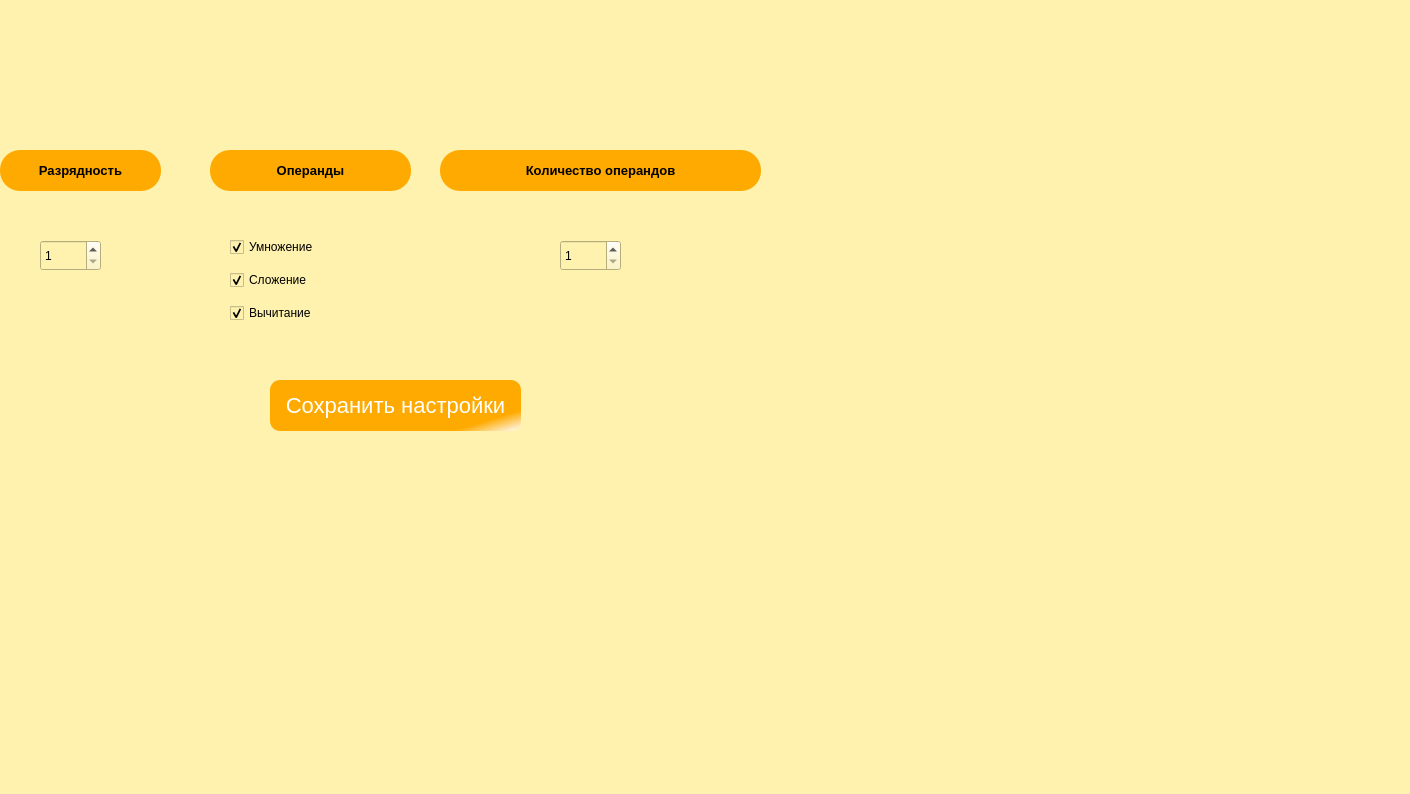
<?xml version="1.0" encoding="UTF-8"?>
<ui version="4.0">
 <class>SettingsWindow</class>
 <widget class="QMainWindow" name="SettingsWindow">
  <property name="geometry">
   <rect>
    <x>0</x>
    <y>0</y>
    <width>1410</width>
    <height>794</height>
   </rect>
  </property>
  <property name="windowTitle">
   <string>MainWindow</string>
  </property>
  <property name="styleSheet">
   <string notr="true">background-color: rgb(255, 242, 175);</string>
  </property>
  <widget class="QWidget" name="centralwidget">
   <widget class="QPushButton" name="saveSettingsButton">
    <property name="geometry">
     <rect>
      <x>270</x>
      <y>380</y>
      <width>251</width>
      <height>51</height>
     </rect>
    </property>
    <property name="styleSheet">
     <string notr="true">QPushButton {
	background-color: qlineargradient(spread:pad, x1:0.812, y1:0.875, x2:1, y2:1, stop:0 rgba(255, 170, 0, 255), stop:1 rgba(255, 255, 255, 255));
	font-size: 22px;
	color: white;
	border-radius: 10px;
}</string>
    </property>
    <property name="text">
     <string>Сохранить настройки</string>
    </property>
   </widget>
   <widget class="QSpinBox" name="bitsBox">
    <property name="geometry">
     <rect>
      <x>40</x>
      <y>240</y>
      <width>61</width>
      <height>31</height>
     </rect>
    </property>
    <property name="minimum">
     <number>1</number>
    </property>
    <property name="maximum">
     <number>5</number>
    </property>
   </widget>
   <widget class="QSpinBox" name="operandsCountBox">
    <property name="geometry">
     <rect>
      <x>560</x>
      <y>240</y>
      <width>61</width>
      <height>31</height>
     </rect>
    </property>
    <property name="minimum">
     <number>1</number>
    </property>
    <property name="maximum">
     <number>10</number>
    </property>
   </widget>
   <widget class="QLabel" name="label">
    <property name="geometry">
     <rect>
      <x>0</x>
      <y>150</y>
      <width>161</width>
      <height>41</height>
     </rect>
    </property>
    <property name="font">
     <font>
      <pointsize>10</pointsize>
      <bold>true</bold>
     </font>
    </property>
    <property name="styleSheet">
     <string notr="true">background-color: rgb(255, 170, 0);
border-radius: 20px;
color: black;
fontsize: 22px;</string>
    </property>
    <property name="text">
     <string>Разрядность</string>
    </property>
    <property name="alignment">
     <set>Qt::AlignCenter</set>
    </property>
   </widget>
   <widget class="QLabel" name="label_2">
    <property name="geometry">
     <rect>
      <x>210</x>
      <y>150</y>
      <width>201</width>
      <height>41</height>
     </rect>
    </property>
    <property name="font">
     <font>
      <pointsize>10</pointsize>
      <bold>true</bold>
     </font>
    </property>
    <property name="styleSheet">
     <string notr="true">background-color: rgb(255, 170, 0);
border-radius: 20px;
color: black;
fontsize: 22px;</string>
    </property>
    <property name="text">
     <string>Операнды</string>
    </property>
    <property name="alignment">
     <set>Qt::AlignCenter</set>
    </property>
   </widget>
   <widget class="QLabel" name="label_3">
    <property name="geometry">
     <rect>
      <x>440</x>
      <y>150</y>
      <width>321</width>
      <height>41</height>
     </rect>
    </property>
    <property name="font">
     <font>
      <pointsize>10</pointsize>
      <bold>true</bold>
     </font>
    </property>
    <property name="styleSheet">
     <string notr="true">background-color: rgb(255, 170, 0);
border-radius: 20px;
color: black;
fontsize: 22px;</string>
    </property>
    <property name="text">
     <string>Количество операндов</string>
    </property>
    <property name="alignment">
     <set>Qt::AlignCenter</set>
    </property>
   </widget>
   <widget class="QWidget" name="">
    <property name="geometry">
     <rect>
      <x>230</x>
      <y>230</y>
      <width>121</width>
      <height>101</height>
     </rect>
    </property>
    <layout class="QVBoxLayout" name="verticalLayout">
     <item>
      <widget class="QCheckBox" name="mulCheckBox">
       <property name="text">
        <string>Умножение</string>
       </property>
       <property name="checked">
        <bool>true</bool>
       </property>
      </widget>
     </item>
     <item>
      <widget class="QCheckBox" name="addCheckBox">
       <property name="text">
        <string>Сложение</string>
       </property>
       <property name="checked">
        <bool>true</bool>
       </property>
      </widget>
     </item>
     <item>
      <widget class="QCheckBox" name="subCheckBox">
       <property name="text">
        <string>Вычитание</string>
       </property>
       <property name="checked">
        <bool>true</bool>
       </property>
      </widget>
     </item>
    </layout>
   </widget>
  </widget>
  <widget class="QMenuBar" name="menubar">
   <property name="geometry">
    <rect>
     <x>0</x>
     <y>0</y>
     <width>1410</width>
     <height>26</height>
    </rect>
   </property>
  </widget>
  <widget class="QStatusBar" name="statusbar"/>
 </widget>
 <resources/>
 <connections/>
</ui>
